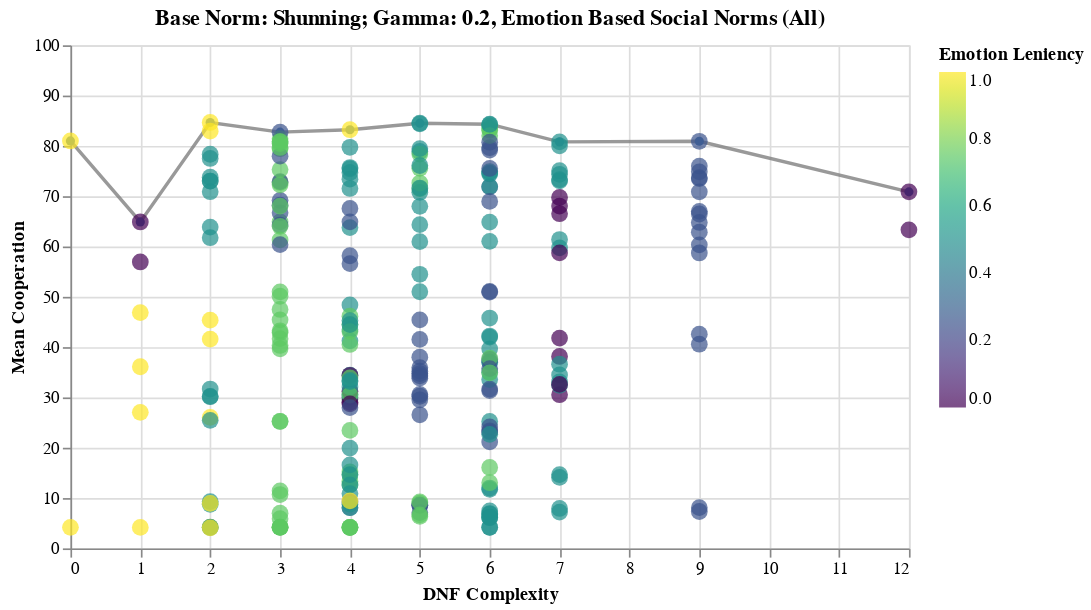

The notebook cell saved with this chart:
### Code cell
# =============================
#   Scatterplot by Base Norm
# =============================

# 1. Choose base norm
chosen_base_norm = "Shunning"
chosen_gamma = 0.2

# Filter relevant runs
filtered = merged_df[merged_df["base_social_norm"] == chosen_base_norm].copy()
filtered = filtered[filtered.Z == 50]
filtered = filtered[filtered.gens == 1000]
filtered = filtered[filtered.gamma_center == chosen_gamma]
#filtered = filtered[filtered.Emotion_Leniency != 1]

# 2. Average all runs per emergent norm
grouped = (
    filtered.groupby(["8bit_vector", "DNF_literals", "Emotion_Leniency"], as_index=False)
            .agg(mean_coop=("average_cooperation", "mean"))
)

# 3. Keep only the top 10% for each DNF complexity
def top_10_percent(df):
    if len(df) == 0:
        return df
    cutoff = np.quantile(df["mean_coop"], 0)
    return df[df["mean_coop"] >= cutoff]

grouped_top = (
    grouped.groupby("DNF_literals", group_keys=False)
           .apply(top_10_percent)
)

# NEW: Highest value per DNF (one per group)
top_per_dnf = (
    grouped_top.loc[grouped_top.groupby("DNF_literals")["mean_coop"].idxmax()]
)

# Scatter plot
scatter = (
    alt.Chart(grouped_top)
    .mark_circle(size=100)
    .encode(
        x=alt.X("DNF_literals:Q", title="DNF Complexity"),
        y=alt.Y("mean_coop:Q", title="Mean Cooperation",
                scale=alt.Scale(domain=[0, 100])),
        color=alt.Color("Emotion_Leniency:Q", title="Emotion Leniency",
                        scale=alt.Scale(scheme="viridis")),
        tooltip=[
            "8bit_vector",
            "DNF_literals",
            "Emotion_Leniency",
            alt.Tooltip("mean_coop:Q", format=".4f")
        ]
    )
)

# NEW: Line connecting the top points
topline = (
    alt.Chart(top_per_dnf)
    .mark_line(point=True, size=2, color="gray", opacity=0.8)
    .encode(
        x="DNF_literals:Q",
        y="mean_coop:Q",
        tooltip=["DNF_literals", "mean_coop"]
    )
)

# Combine
plot = (
    (topline + scatter)
    .properties(
        width=500,
        height=300,
        title=f"Base Norm: {chosen_base_norm}; Gamma: {chosen_gamma}, Emotion Based Social Norms (All)"
    )
)

plot

### Figure 1 — Vega-Lite specification as saved in the notebook (floating-point values rounded to 4 significant figures; data arrays with more than 128 entries replaced by an {"elided": "..."} marker saying what was removed)
{"config": {"view": {"continuousWidth": 300, "continuousHeight": 300}}, "layer": [{"data": {"name": "data-ab44cf1e0c78bed354d9e8eb90d1c94d"}, "mark": {"type": "line", "color": "gray", "opacity": 0.8, "point": true, "size": 2}, "encoding": {"tooltip": [{"field": "DNF_literals", "type": "quantitative"}, {"field": "mean_coop", "type": "quantitative"}], "x": {"field": "DNF_literals", "type": "quantitative"}, "y": {"field": "mean_coop", "type": "quantitative"}}}, {"data": {"name": "data-09d4510ef0dd1163a89fca065c48e47c"}, "mark": {"type": "circle", "size": 100}, "encoding": {"color": {"field": "Emotion_Leniency", "scale": {"scheme": "viridis"}, "title": "Emotion Leniency", "type": "quantitative"}, "tooltip": [{"field": "8bit_vector", "type": "nominal"}, {"field": "DNF_literals", "type": "quantitative"}, {"field": "Emotion_Leniency", "type": "quantitative"}, {"field": "mean_coop", "format": ".4f", "type": "quantitative"}], "x": {"field": "DNF_literals", "title": "DNF Complexity", "type": "quantitative"}, "y": {"field": "mean_coop", "scale": {"domain": [0, 100]}, "title": "Mean Cooperation", "type": "quantitative"}}}], "height": 300, "title": "Base Norm: Shunning; Gamma: 0.2, Emotion Based Social Norms (All)", "width": 500, "$schema": "https://vega.github.io/schema/vega-lite/v5.16.3.json", "datasets": {"data-ab44cf1e0c78bed354d9e8eb90d1c94d": [{"8bit_vector": "11111111", "DNF_literals": 0, "Emotion_Leniency": 1.0, "mean_coop": 80.98}, {"8bit_vector": "10101010", "DNF_literals": 1, "Emotion_Leniency": 0.0, "mean_coop": 64.88}, {"8bit_vector": "11110011", "DNF_literals": 2, "Emotion_Leniency": 1.0, "mean_coop": 84.66}, {"8bit_vector": "11101010", "DNF_literals": 3, "Emotion_Leniency": 0.25, "mean_coop": 82.73}, {"8bit_vector": "11000011", "DNF_literals": 4, "Emotion_Leniency": 1.0, "mean_coop": 83.21}, {"8bit_vector": "11010111", "DNF_literals": 5, "Emotion_Leniency": 0.5, "mean_coop": 84.51}, {"8bit_vector": "11100111", "DNF_literals": 6, "Emotion_Leniency": 0.5, "mean_coop": 84.31}, {"8bit_vector": "11000110", "DNF_literals": 7, "Emotion_Leniency": 0.5, "mean_coop": 80.79}, {"8bit_vector": "11101001", "DNF_literals": 9, "Emotion_Leniency": 0.25, "mean_coop": 80.92}, {"8bit_vector": "01101001", "DNF_literals": 12, "Emotion_Leniency": 0.0, "mean_coop": 70.86}], "data-09d4510ef0dd1163a89fca065c48e47c": {"elided": "256 records"}}}
